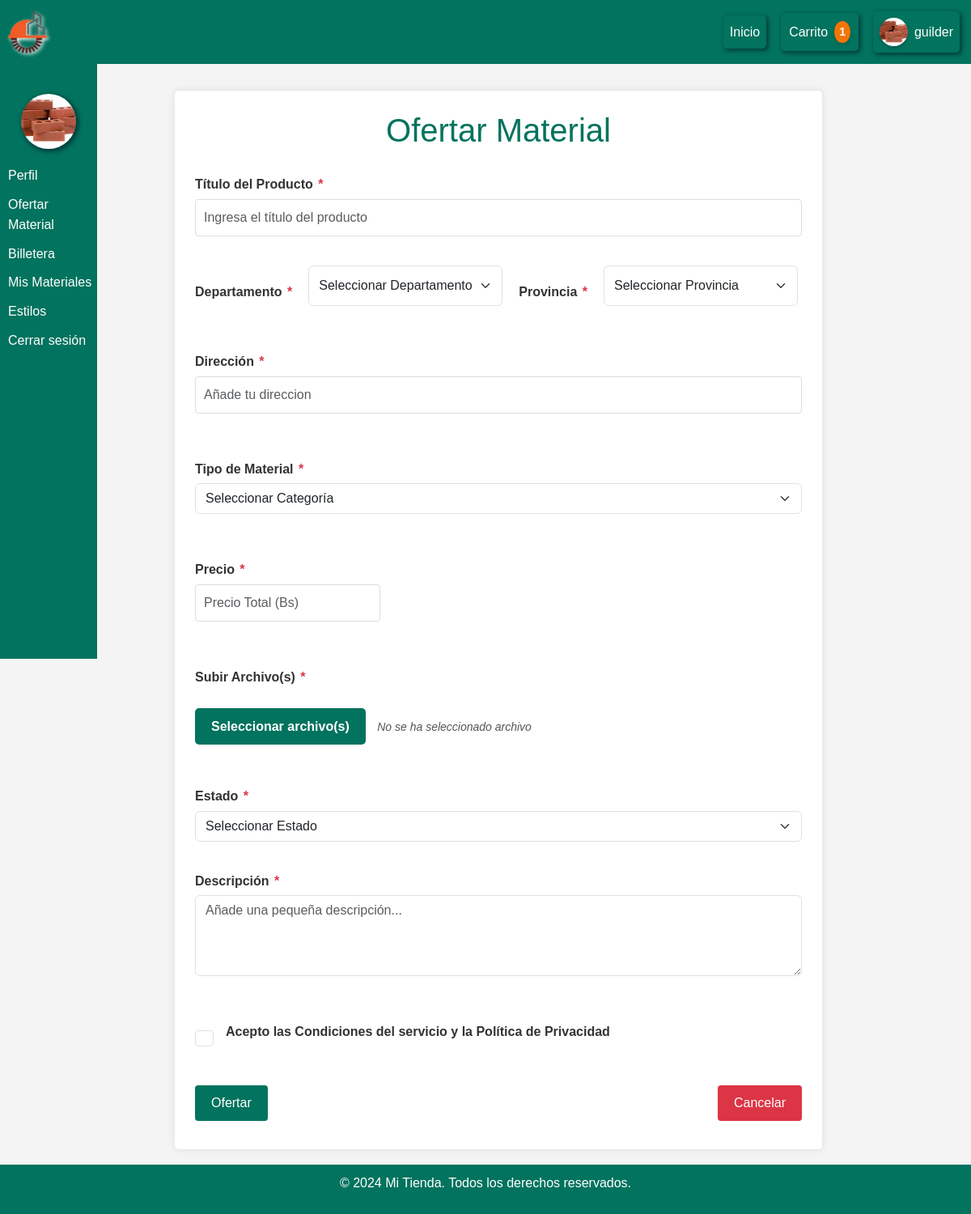
Screenshot of /ofertar/ (signed in) with the database file from the repository.
### sitioWeb/models.py (models this page shows, shortened)
class Usuario(models.Model):
    idUsuario = models.AutoField(primary_key=True,null= False ,blank=False)  # Identificador único del usuario
    nombre = models.CharField(max_length=100,null= False ,blank=False)  # Nombre del usuario
    contraseña = models.CharField(max_length=100,null= False ,blank=False,default='00000000')  # Contraseña del usuario
    correo = models.EmailField(unique=True,null= False ,blank=False,)  # Correo único
    celular = models.CharField(max_length=15, null=True, blank=True)  # Campo nuevo para celular
    foto = models.ImageField(upload_to='fotos/', blank=True, null=True)  # Foto de perfil
    fecha_creacion = models.DateTimeField(auto_now_add=True)  # Fecha y hora de creación
    estadoUsuario = models.BooleanField(default=True)  # Estado del usuario (habilitado o no)
    billetera = models.DecimalField(max_digits=10, decimal_places=2, default=0)  # Saldo de la billetera, por defecto 0
    class Meta:
        db_table = "Usuarios"
        verbose_name = "Usuario"
        verbose_name_plural = "Usuarios"

### sitioWeb/views.py (the view, shortened to what this page needs)
# urls.py: path('ofertar/',ofertarMView,name = 'ofertar'),
def ofertarMView(request):
    user_id = request.session.get('user_id')
    carritos = CarritoProducto.objects.filter(usuario=user_id,producto__estado_producto=True)
    config_logo = ConfiguracionLogo.objects.first()
    if not user_id:
        return redirect('login')
    user = get_object_or_404(Usuario, idUsuario=user_id)
    cantidad_carrito = carritos.count()
    colores_personalizados = PersonalizarColores.objects.filter(usuario_id=user_id).first()
    return render(request, 'ofertar.html', {'user_id':user_id,'user': user,'is_profile_page': True,'carritos': carritos,'cantidad_carrito': cantidad_carrito,'config_logo': config_logo,'temitas':colores_personalizados})

### sitioWeb/templates/ofertar.html (shortened to what this page needs)
{% extends 'base.html' %}
{% load static %}
{% block contenidos %}
{% include 'barraPerfil.html' %}
<div class="container2" >
    <h1>Ofertar Material</h1>
    <form class="row g-3 needs-validation" novalidate id="ofertaForm" method="post" enctype="multipart/form-data">
        <div class="form-group">
            <label for="titulo">Título del Producto <span class="text-rojo">*</span></label>
            <input class="form-control"  maxlength="20" type="text" name="titulo" id="titulo" placeholder="Ingresa el título del producto" required autocomplete="off"
                pattern="^(?!.*([a-zA-Z])\1{3})(?=(.*[a-zA-Z]){3,})(?=.*[0-9]?)[a-zA-Z0-9\s]*$"
                title="Debes incluir al menos 3 letras y un máximo de 6 números (opcional)."
                onkeypress="return /^[a-zA-Z0-9\s]*$/.test(event.key)"
                oninput="this.value = this.value.replace(/[^a-zA-Z0-9\s]/g, '');
                        const numberCount = (this.value.match(/[0-9]/g) || []).length;
                        if (numberCount > 10) {
                            // Encuentra el índice del decimo número....
                            const seventhNumberIndex = this.value.indexOf('11', 10);
                            // bloquea los numeros si hay mas de 10
                            this.value = this.value.slice(0, seventhNumberIndex);
                        }" />
        </div>
        <div class="form-group inline">
            <label for="departamento">Departamento <span class="text-rojo">*</span></label>
            <select class="form-select" id="departamento" name="departamento" required>
                <option value="" disabled selected>Seleccionar Departamento</option>
            </select>
            <label for="provincia">Provincia <span class="text-rojo">*</span></label>
            <select class="form-select" id="provincia" name="provincia" required>
                <option value="" disabled selected>Seleccionar Provincia</option>
            </select>
        </div>
        <div class="form-group">
            <label for="urlMapa">Dirección <span class="text-rojo">*</span></label>
            <input class="form-control" type="text" name="urlMapa" id="urlMapa" placeholder="Añade tu direccion" required autocomplete="off"
            maxlength="100"
            pattern="^(?!.*([a-zA-Z])\1{3})(?=.*[a-zA-Z].{14,}).*$"
            title="Debe incluir al menos 15 letras y un máximo de 15 dígitos seguidos (se permiten más números si hay un símbolo válido después de 15 dígitos)."
            onkeypress="return /^[a-zA-Z0-9\s/:?&.=]/i.test(event.key)"
            oninput="this.value = this.value.replace(/[^a-zA-Z0-9\s/:?&.=]/g, '');
                        const AnumberCount = (this.value.match(/[0-9]/g) || []).length;
                        this.value = this.value.replace(/(?:[0-9]*?)([0-9]{15})[0-9]*/, '$1');
                        if (AnumberCount > 20) {
                            this.value = this.value.replace(/(\d{20})(.*)/, '$1');
                        }" />
        </div>
        <div class="form-group">
            <label for="material">Tipo de Material <span class="text-rojo">*</span></label>
            <select class="form-select" id="material" name="material" required>
                <option value="" disabled selected>Seleccionar Categoría</option>
            </select>
        </div>
        <div class="form-group inline">
            <div>
                <label for="precio">Precio <span class="text-rojo">*</span></label>
                <input class="form-control" type="number" name="precio" id="precio" placeholder="Precio Total (Bs)" required
                    autocomplete="off" min="1"
                    oninput="this.value = this.value.slice(0, 6); this.value = !!this.value && Math.abs(this.value) >= 1 ? this.value : null;" />
            </div>
        </div>
        <div class="custom-file-upload">
            <label for="archivo">Subir Archivo(s) <span class="text-rojo">*</span></label>
            <label for="archivo" class="custom-file-button">Seleccionar archivo(s)</label>
            <span id="file-name">No se ha seleccionado archivo</span>
        </div>
        <div>
            <label for="estado">Estado <span class="text-rojo">*</span></label>
            <select class="form-select" id="estado" name="estado" required>
                <option value="" disabled selected>Seleccionar Estado</option>
            </select>
        </div>
        <div class="form-group">
            <label for="descripcion">Descripción <span class="text-rojo">*</span></label>
            <textarea class="form-control" id="descripcion" name="descripcion" required placeholder="Añade una pequeña descripción..."
            pattern="^(?!.*([a-zA-Z])\1{4})(?=.*[a-zA-Z].{14,}).*$"
            onkeypress="return /^[a-zA-Z0-9\s/:?&.=]/i.test(event.key)"
            rows="2" minlength="15" maxlength="250"
            ></textarea>
        </div>
        <div class="checkbox-container">
            <input type="checkbox" class="form-check-input" id="validationFormCheck1" required>
            <label class="form-check-label" for="validationFormCheck1">Acepto las Condiciones del servicio y la Política de Privacidad</label>
        </div>
        <div class="button-group-ofertar">
            <button type="submit" class="btn btn-primary" id="button-ofertar" >Ofertar</button>
            <button type="button" class="btn btn-secondary" id="button-cancelar">Cancelar</button>
        </div>
    </form>
</div>
{% endblock %}

### sitioWeb/templates/barraNavegacion.html (shortened to what this page needs)
{% load static %}
<nav class="navbar">
    <div class="logo">
        <a href="{% url 'base' %}">
            {% if config_logo and config_logo.logo %}
                <img src="{{ config_logo.logo.url }}" alt="Logo" class="logo-img">
            {% else %}
                <img src="{% static 'LogoIS_Oficial.png' %}" alt="Logo" class="logo-img">
            {% endif %}
        </a>
    </div>
    <div class="nav-links" id="navLinks">
        <a href="{% url 'base' %}" class="nav-link">Inicio</a>
         <div class="dropdown">
            <button class="dropbtn">Carrito <span id="carrito-contador">{{ cantidad_carrito }}</span></button>
        </div>
                {% if request.session.user_id %}
                <a href="{% url 'perfil' %}" class="nav-link">
                    {% if user.foto %}
                        <img src="{{ user.foto.url }}" alt="Foto de perfil" class="profile-img">
                    {% else %}
                        <img src="{% static 'default-profile.png' %}" alt="Foto de perfil" class="profile-img">
                    {% endif %}
                    {{ user.nombre }}
                </a>
                {% else %}
                    <a href="#" class="nav-link" id="loginBtn">
                        <img src="{% static 'default-profile.png' %}" alt="Perfil" class="profile-img">
                        Iniciar Sesión
                    </a>
                {% endif %}
    </div>
</nav>

### sitioWeb/templates/barraPerfil.html (shortened to what this page needs)
{% load static %}
<link rel="stylesheet" href="{% static 'personalizar.css' %}">
<div class="menu-perfil">
    <img id="previewed" src="{% if user.foto %}{{ user.foto.url }}{% else %}https://via.placeholder.com/150{% endif %}" alt="Foto de Perfil">
    <ul class="lista-perfil">
        <li><a href="{% url 'perfil' %}">Perfil</a></li>
        <li><a href="{% url 'ofertar' %}" class="ofertarMa"> Ofertar Material</a></li>
        <li><a href="{% url 'billetera' %}">Billetera</a></li>
        <li><a href="{% url 'mis_materiales' %}">Mis Materiales</a></li>
        <li><a href="#" id="openVentanaEstilos">Estilos</a></li>
        <li><a href="{% url 'logout' %}" id= "cerrarSesionPerfil" class="logoutS">Cerrar sesión</a></li>
    </ul>
</div>

### sitioWeb/static/styles.css (style rules this page uses)
:root { --primary-color: #02735E; --secondary-color: #014040; --tertiary-color:#F27405; --text-color: #333; --background-color: #f4f4f4; --white: #ffffff; --cancelarColor:#6c757d; --cancelarHover:#495057; --cancelarActive:#5a6268; --eliminarColor:#dc3545; --eliminarHover:#b51e2a; --eliminarActive:#c82333; }
* { margin: 0; padding: 0; box-sizing: border-box; }
body { margin: 0; padding: 0; font-family: Arial, sans-serif; line-height: 1.6; color: var(--text-color); background-color: var(--background-color); padding-bottom: 3em; position: relative; min-height: 100vh; overflow-x: hidden; }

### sitioWeb/static/perfil.css (style rules this page uses)
.menu-perfil { width: 12%; background-color: var(--primary-color); padding-top: 10px; height: calc(100vh - 60px); position: fixed; top: 74px; left: 0; z-index: 1; color: #fff; }
.menu-perfil img { width: 4.25rem; height: 4.25rem; border-radius: 50%; display: block; margin: 0 auto 20px auto; object-fit: cover; box-shadow:2px 2px 5px 2px var(--secondary-color); margin-top: 2rem; }
.lista-perfil { list-style-type: none; padding: 0px; }
.lista-perfil li { margin-bottom: 10px; width: 100%; box-sizing: border-box; }
.lista-perfil li a { color: #fff; text-decoration: none; display: block; padding-left: 10px; width: 100%; box-sizing: border-box; }
label { display: flex; flex-direction: column; margin-top: 20px; }
.logoutS { text-decoration: none; background-color: var(--primary-color); color: var(--white); }
@media (min-width: 1024px) { .menu-perfil { position: fixed; width: 10%; height: calc(100vh - 60px); left:0; } }

### sitioWeb/static/ofertar.css (style rules this page uses)
.container2 { position: relative; max-width: 800px; width: 95%; margin: auto; margin-bottom:0.8m; background-color: #ffffff; padding: 25px; border-radius: 5px; box-shadow: 0 0 10px rgba(0, 0, 0, 0.1); }
h1 { color: var(--secondary-color); text-align: center; margin-bottom: 20px; }
.form-group.inline { display: flex; gap: 20px; }
.form-group { margin-bottom: 20px; }
label { display: block; margin-bottom: 5px; font-weight: bold; }
.text-rojo { color: var(--eliminarColor); margin-left: 2px; }
input[type="text"], input[type="number"], select, textarea { width: 100%; padding: 10px; border: 1px solid #ddd; border-radius: 4px; font-size: 16px; }
#departamento, #provincia { width: 15em ; }
textarea { height: 100px; resize: vertical; }
.custom-file-button { display: inline-block; padding: 10px 20px; background-color: var(--primary-color); color: var(--white); border-radius: 5px; cursor: pointer; font-size: 16px; font-family: 'Arial', sans-serif; border: none; transition: background-color 0.3s ease; }
#file-name { margin-left: 10px; font-style: italic; font-size: 14px; color: #555; }
.checkbox-container { display: flex; align-items: flex-end; }
.checkbox-container input[type="checkbox"] { margin-right: 15px; width: 23px; height: 20px; cursor: pointer; }
.button-group-ofertar { margin-top: 5%; display: flex; justify-content: space-between; }
.btn { padding: 10px 20px; border: none; border-radius: 4px; color: #fff; font-size: 16px; cursor: pointer; transition: background-color 0.3s; }
.btn-primary { background-color: var(--primary-color); }
#button-cancelar { background-color: var(--eliminarColor); }

### sitioWeb/static/barraNavegacion.css (style rules this page uses)
.navbar { position: fixed; top: 0%; width: 100%; background-color: var(--primary-color); display: flex; justify-content: space-between; align-items: center; padding: 0.5%; color: var(--white); z-index: 1000; }
.logo-img { width: 60px; height: 60px; filter: drop-shadow(2px 2px 2px white); }
.nav-links { display: flex; gap: 10px; align-items: center; }
.nav-link { display: flex; padding: 0.5rem 0.5rem; margin: 0.5rem; height: auto; background-color: var(--primary-color); box-shadow: 2px 2px 5px 1px var(--secondary-color); border: none; color: var(--white); justify-content: center; align-items: center; text-decoration: none; cursor: pointer; border-radius: 5px; transition: all 0.5s; }
.profile-img { width: 35px; height: 35px; border-radius: 50%; object-fit: cover; margin-right: 8px; box-shadow: 0 2px 4px rgba(0, 0, 0, 0.2); }

### sitioWeb/static/detalle_producto.css (style rules this page uses)
.text-rojo { color: var(--eliminarColor); }
button { padding: 12px 20px; color: white; border: none; border-radius: 5px; font-size: 16px; cursor: pointer; transition: background-color 0.3s; margin: 10px 0; }

### sitioWeb/static/personalizar.css (style rules this page uses)
button { padding: 10px 20px; font-size: 16px; cursor: pointer; border: none; border-radius: 5px; background-color: var(--tertiary-color); color: white; }

### sitioWeb/static/billetera.css (style rules this page uses)
h1 { color: #02735E; margin-bottom: 10px; }

### rows the page displays
Usuario: foto (picture), nombre "guilder"

### other values shown
{{ cantidad_carrito }} "1"
